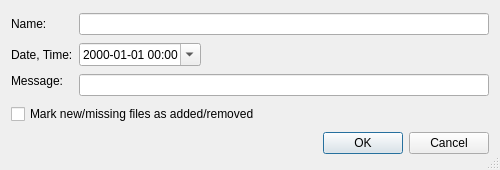
<?xml version="1.0" encoding="UTF-8"?>
<ui version="4.0">
 <class>HgShelveDataDialog</class>
 <widget class="QDialog" name="HgShelveDataDialog">
  <property name="geometry">
   <rect>
    <x>0</x>
    <y>0</y>
    <width>500</width>
    <height>170</height>
   </rect>
  </property>
  <property name="windowTitle">
   <string>Shelve</string>
  </property>
  <property name="sizeGripEnabled">
   <bool>true</bool>
  </property>
  <layout class="QGridLayout" name="gridLayout">
   <item row="0" column="0">
    <widget class="QLabel" name="label">
     <property name="text">
      <string>Name:</string>
     </property>
    </widget>
   </item>
   <item row="0" column="1">
    <widget class="QLineEdit" name="nameEdit">
     <property name="toolTip">
      <string>Enter a name for the shelve</string>
     </property>
    </widget>
   </item>
   <item row="1" column="0">
    <widget class="QLabel" name="label_2">
     <property name="text">
      <string>Date, Time:</string>
     </property>
    </widget>
   </item>
   <item row="1" column="1">
    <layout class="QHBoxLayout" name="horizontalLayout">
     <item>
      <widget class="QDateTimeEdit" name="dateTimeEdit">
       <property name="statusTip">
        <string>Enter the commit date and time for the shelve</string>
       </property>
       <property name="displayFormat">
        <string>yyyy-MM-dd HH:mm</string>
       </property>
       <property name="calendarPopup">
        <bool>true</bool>
       </property>
      </widget>
     </item>
     <item>
      <spacer name="horizontalSpacer">
       <property name="orientation">
        <enum>Qt::Horizontal</enum>
       </property>
       <property name="sizeHint" stdset="0">
        <size>
         <width>198</width>
         <height>20</height>
        </size>
       </property>
      </spacer>
     </item>
    </layout>
   </item>
   <item row="2" column="0">
    <widget class="QLabel" name="label_3">
     <property name="text">
      <string>Message:</string>
     </property>
     <property name="alignment">
      <set>Qt::AlignLeading|Qt::AlignLeft|Qt::AlignTop</set>
     </property>
    </widget>
   </item>
   <item row="2" column="1">
    <widget class="QLineEdit" name="messageEdit">
     <property name="toolTip">
      <string>Enter a message for the shelve</string>
     </property>
    </widget>
   </item>
   <item row="3" column="0" colspan="2">
    <widget class="QCheckBox" name="addRemoveCheckBox">
     <property name="text">
      <string>Mark new/missing files as added/removed</string>
     </property>
    </widget>
   </item>
   <item row="4" column="0" colspan="2">
    <widget class="QDialogButtonBox" name="buttonBox">
     <property name="orientation">
      <enum>Qt::Horizontal</enum>
     </property>
     <property name="standardButtons">
      <set>QDialogButtonBox::Cancel|QDialogButtonBox::Ok</set>
     </property>
    </widget>
   </item>
  </layout>
 </widget>
 <tabstops>
  <tabstop>nameEdit</tabstop>
  <tabstop>dateTimeEdit</tabstop>
  <tabstop>messageEdit</tabstop>
  <tabstop>addRemoveCheckBox</tabstop>
  <tabstop>buttonBox</tabstop>
 </tabstops>
 <resources/>
 <connections>
  <connection>
   <sender>buttonBox</sender>
   <signal>accepted()</signal>
   <receiver>HgShelveDataDialog</receiver>
   <slot>accept()</slot>
   <hints>
    <hint type="sourcelabel">
     <x>248</x>
     <y>254</y>
    </hint>
    <hint type="destinationlabel">
     <x>157</x>
     <y>274</y>
    </hint>
   </hints>
  </connection>
  <connection>
   <sender>buttonBox</sender>
   <signal>rejected()</signal>
   <receiver>HgShelveDataDialog</receiver>
   <slot>reject()</slot>
   <hints>
    <hint type="sourcelabel">
     <x>316</x>
     <y>260</y>
    </hint>
    <hint type="destinationlabel">
     <x>286</x>
     <y>274</y>
    </hint>
   </hints>
  </connection>
 </connections>
</ui>
